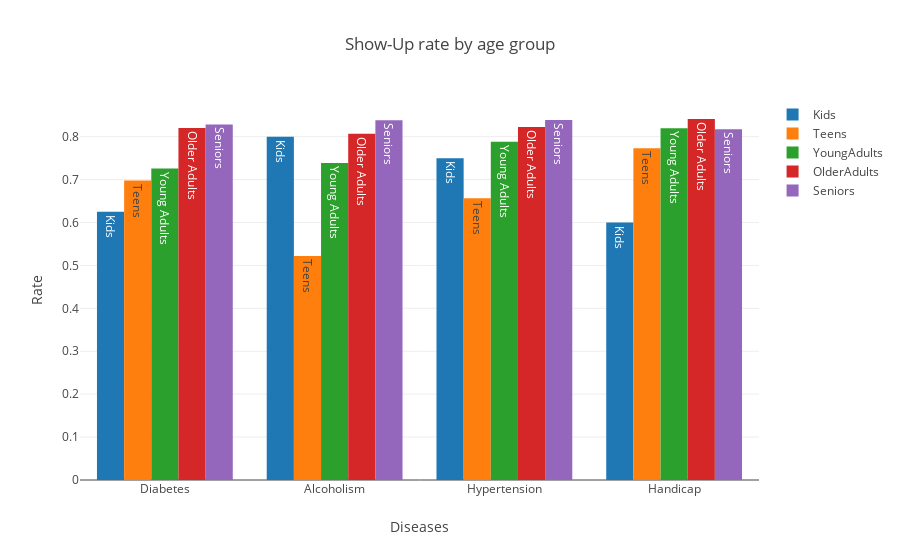

This figure's notebook cell:
### Code cell
kids = Age_data[Age_data['AgeGroup'] == 'Kids']
Teens = Age_data[Age_data['AgeGroup'] == 'Teens']
YoungAdults = Age_data[Age_data['AgeGroup'] == 'Young Adults']
OlderAdults = Age_data[Age_data['AgeGroup'] == 'Older Adults']
Seniors = Age_data[Age_data['AgeGroup'] == 'Seniors']


trace0 = go.Bar(
    x= kids['Category'],
    y=kids['Show-Up Rate'],
    text=kids['AgeGroup'],
    name="Kids")

trace1 = go.Bar(
    x= Teens['Category'],
    y=Teens['Show-Up Rate'],
    text=Teens['AgeGroup'],
    name="Teens")

trace2 = go.Bar(
    x= YoungAdults['Category'],
    y=YoungAdults['Show-Up Rate'],
    text=YoungAdults['AgeGroup'],
    name="YoungAdults")

trace3 = go.Bar(
    x= OlderAdults['Category'],
    y=OlderAdults['Show-Up Rate'],
    text=OlderAdults['AgeGroup'],
    name="OlderAdults")

trace4 = go.Bar(
    x= Seniors['Category'],
    y=Seniors['Show-Up Rate'],
    text=Seniors['AgeGroup'],
    name="Seniors")


layout = dict(title = "Show-Up rate by age group",barmode='group',xaxis=dict({"title":"Diseases"}),
             yaxis=dict({"title":"Rate"}))
dat = [trace0,trace1,trace2,trace3,trace4]
fig = go.Figure(data=dat,layout=layout)
iplot(fig,filename='grouped-bar')

### Figure 1 — Plotly figure (JSON) as saved in the notebook; plotly's stock layout.template omitted (floating-point values rounded to 4 significant figures)
{"data": [{"name": "Kids", "text": ["Kids", "Kids", "Kids", "Kids"], "type": "bar", "x": ["Diabetes", "Alcoholism", "Hypertension", "Handicap"], "y": [0.625, 0.8, 0.75, 0.6]}, {"name": "Teens", "text": ["Teens", "Teens", "Teens", "Teens"], "type": "bar", "x": ["Diabetes", "Alcoholism", "Hypertension", "Handicap"], "y": [0.6977, 0.5217, 0.6562, 0.7727]}, {"name": "YoungAdults", "text": ["Young Adults", "Young Adults", "Young Adults", "Young Adults"], "type": "bar", "x": ["Diabetes", "Alcoholism", "Hypertension", "Handicap"], "y": [0.7257, 0.7387, 0.7884, 0.8196]}, {"name": "OlderAdults", "text": ["Older Adults", "Older Adults", "Older Adults", "Older Adults"], "type": "bar", "x": ["Diabetes", "Alcoholism", "Hypertension", "Handicap"], "y": [0.8204, 0.8065, 0.8225, 0.8412]}, {"name": "Seniors", "text": ["Seniors", "Seniors", "Seniors", "Seniors"], "type": "bar", "x": ["Diabetes", "Alcoholism", "Hypertension", "Handicap"], "y": [0.8285, 0.8382, 0.8389, 0.8174]}], "layout": {"barmode": "group", "title": "Show-Up rate by age group", "xaxis": {"title": "Diseases"}, "yaxis": {"title": "Rate"}}}
